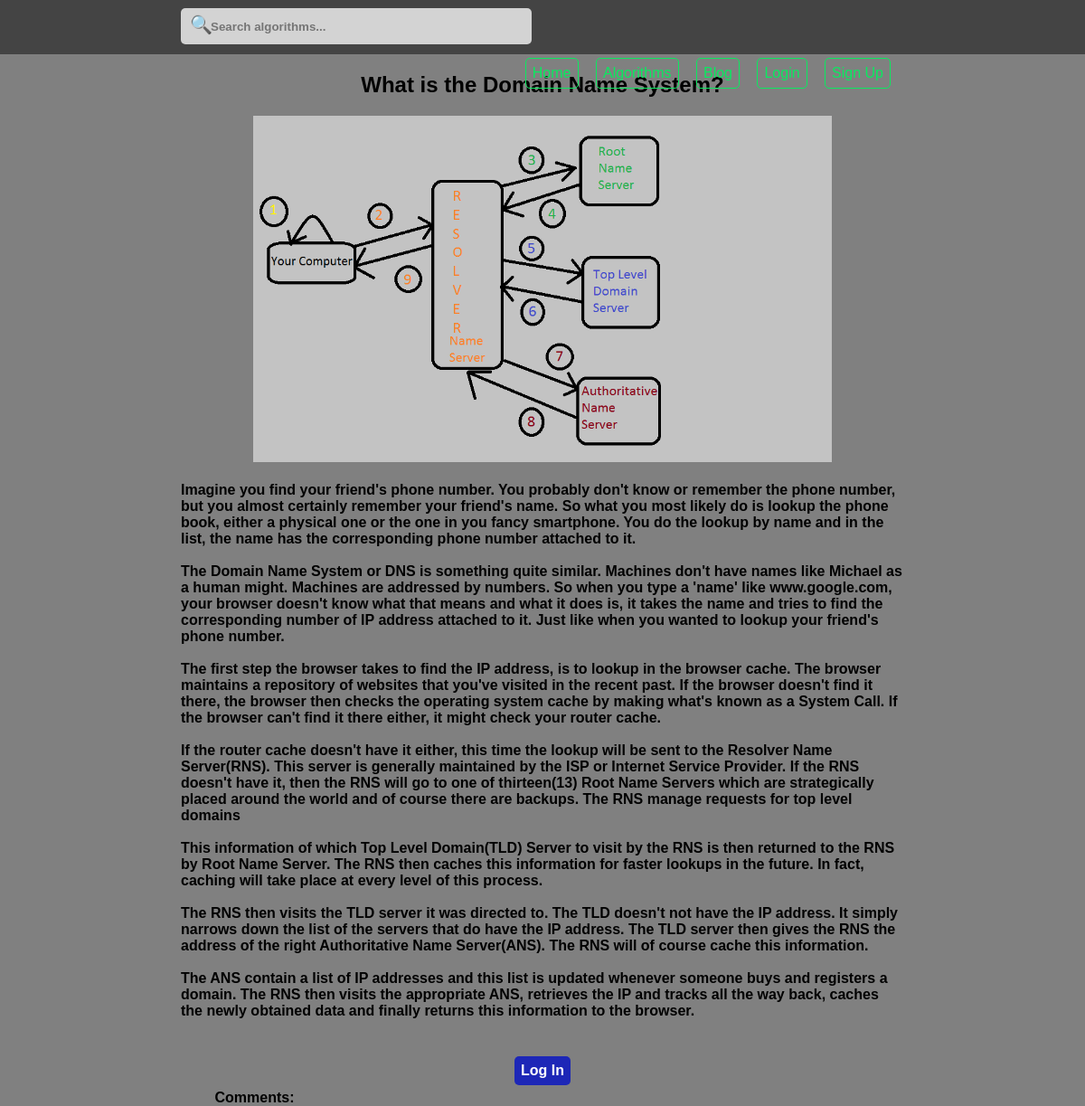
Page /blog/what-is-the-domain-name-system/ on the committed database.
### blog/models.py (models this page shows, shortened)
class Blog(models.Model):
	title = models.CharField(max_length = 300)
	friendly_title = models.SlugField(unique = False, default = None)
	image = models.FileField(null = True, blank = True)
	content = models.TextField()
	users = models.ManyToManyField(User)
	likes = models.ManyToManyField(User, blank = True, related_name = 'blog_likes')
	created_at = models.DateTimeField(auto_now = False, auto_now_add = True)
	updated_at = models.DateTimeField(auto_now = True, auto_now_add = False)
	class Meta:
		ordering = ['created_at']

### blog/views.py (the view)
# urls.py: url(r'^blog/(?P<friendly_title>[-\w]+)/$', show, name = 'show'),
def show(request, friendly_title = None):
	blog = Blog.objects.filter(friendly_title = friendly_title)
	if not Blog:
		return Http404
	form = Comment_form(request.POST or None)
	if form.is_valid():
	    new_comment = form.save(commit = False)
	    new_comment.user = request.user
	    new_comment.blog = blog
	    new_comment.save()
	    return redirect(algorithm, algorithm.get_absolute_url, permanent = True)
	items = { 'blog': blog[0],
	          'title': blog[0].title,
	          'comments': blog[0].comment_set.all(),
	          'form': form,
	          'value': 'Submit Comment', }
	return render(request, 'blogs/blog_show.html', items)

### comments/forms.py
class Comment_form(forms.ModelForm):
	content = forms.CharField(widget = forms.Textarea(
		attrs = { 'class': 'comment-form', 'placeholder': 'Type your comment here...', 'rows': 4, 'cols': 80 }))
	class Meta:
		model = Comment
		fields = ['content']

### templates/blogs/blog_show.html (shortened to what this page needs)
{% extends 'base.html' %}
{% load staticfiles %}
{% block css %}
	<link rel="stylesheet" type="text/css" href="{% static 'css/single_blog.css' %}">
	<link rel="stylesheet" type="text/css" href="{% static 'css/algorithm.css' %}">
{% endblock css %}
{% block main %}
	<div class="full-blog">
		<h2>{{ blog.title }}</h2>
		{% if blog.image %}
			<img src="{{ blog.image.url }}" width="640">
		{% endif %}
		<div class="blog-code">{{ blog.content|safe }}</div>
		<br />
		{% if user.is_authenticated %}
    		<form method="POST" class="comment_form", enctype="multipart/form-data">
        		{% csrf_token %}
        		{{ form.as_p }}
        		<input type="submit" value="{{ value }}" class='button-class-a send_comment_button'>
    	    </form>
	    {% else %}
	        <a href="{% url 'user:user_login' %}" class="button-class-a">Log In</a>
	    {% endif %}
	    <div class="comment-count">Comments:</div>
	</div>
{% endblock main %}

### static_files/css/main.css (style rules this page uses)
html { margin-left: calc(100vw - 100%); overflow-y: scroll; }
body { margin: 0; padding: 0; background: grey; }
a { text-decoration: none; display: inline-block; }

### static_files/css/single_blog.css (style rules this page uses)
.article { text-align: left !important; }
.comment-count { width: 725px; text-align: left; margin: 0; }

### static_files/css/algorithm.css (style rules this page uses)
.comment-count { width: 725px; text-align: left; margin: 0 auto; }
.button-class-a { border-radius: 5px; border: 0; padding: 7px; margin: 5px; background: rgb(29, 39, 183); color: white; font-size: 16px; }

### rows in the picture
Blog: title "What is the Domain Name System?", image (picture), content "Imagine you find your friend's phone number. You probably don't know or remember the phone number, but you almost certainly remember your friend's name. So what you most likely do is lookup the phone book, either a physical one or the one in you fancy smartphone. You do the lookup by name and in the list, the name has the corresponding phone number attached to it. The Domain Name System or DNS is something quite similar. Machines don't have names like Michael as a human might. Machines are addressed by numbers. So when you type a 'name' like www.google.com, your browser doesn't know what that means and what it does is, it takes the name and tries to find the corresponding number of IP…"
